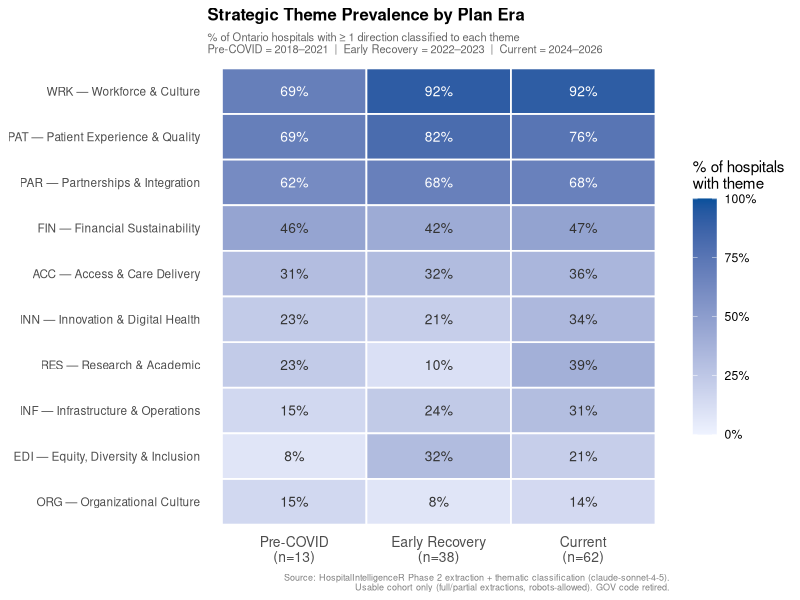
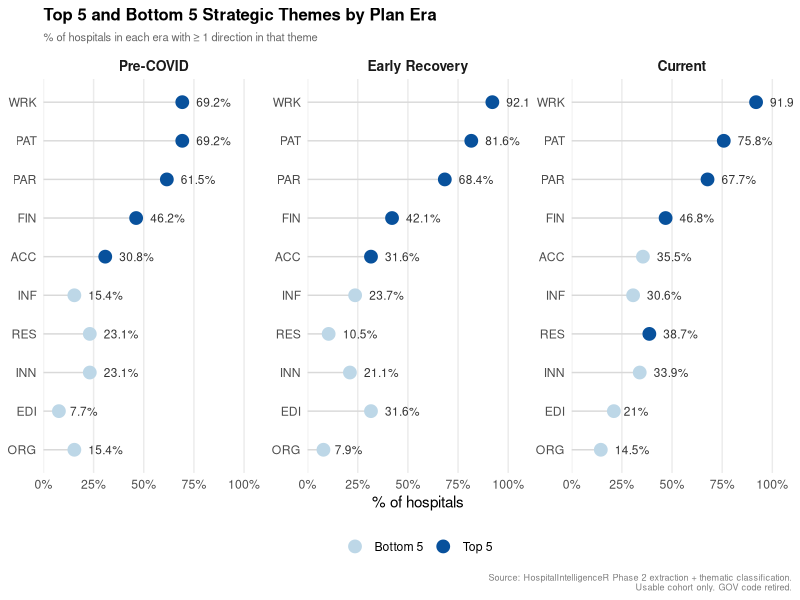

Source code (R) for these figures, in order:
# =============================================================================
# analysis/scripts/03b_theme_trends.R
# HospitalIntelligenceR — Direction 3b: Theme Prevalence by Plan Era
#
# QUESTION:
#   Has the thematic composition of Ontario hospital strategic plans shifted
#   over time? Specifically, do plans written post-COVID differ in their
#   strategic emphasis compared to pre-COVID plans?
#
# APPROACH:
#   - Unit of analysis: hospital (one observation per hospital)
#   - Hospitals grouped into three plan eras based on plan_start_year
#   - Metric: % of hospitals in each era that have at least one direction
#     in each theme (hospital prevalence, not direction count)
#   - Top 5 and bottom 5 themes reported for each era
#   - Same analytical cohort as 01a/01b
#
# ERA DEFINITIONS:
#   Pre-COVID     2018–2021   Plans written before or during acute COVID period
#   Early Recovery 2022–2023  Plans written in immediate post-COVID period
#   Current       2024–2026   Most recently written plans
#
# NOTE ON METRIC CHOICE:
#   Direction count % (used in 01b) measures share of directions within a
#   hospital's plan. Hospital prevalence % (used here) measures how many
#   hospitals chose to include a theme at all — a better measure of whether
#   a theme is becoming more or less common across the sector over time.
#
# OUTPUTS:
#   analysis/outputs/tables/03b_theme_prevalence_by_era.csv
#   analysis/outputs/tables/03b_top5_bottom5_by_era.csv
#   analysis/outputs/figures/03b_theme_prevalence_heatmap.png
#   analysis/outputs/figures/03b_top5_bottom5_facet.png
#
# DEPENDENCIES:
#   Requires 'strategy_classified' in environment (from 00c_build_strategy_classified.R)
#   OR will load analysis/data/strategy_classified.csv directly.
#   Requires 'spine' in environment (from 00_prepare_data.R)
#   OR will load analysis/data/hospital_spine.csv directly.
#
# USAGE:
#   source("analysis/scripts/00_prepare_data.R")
#   source("analysis/scripts/00c_build_strategy_classified.R")
#   source("analysis/scripts/03b_theme_trends.R")
# =============================================================================

suppressPackageStartupMessages({
  library(dplyr)
  library(ggplot2)
  library(readr)
  library(tidyr)
  library(stringr)
  library(forcats)
})


# =============================================================================
# SECTION 1: Load data
# =============================================================================

if (!exists("strategy_classified")) {
  message("'strategy_classified' not found — loading from CSV.")
  strategy_classified <- read_csv(
    "analysis/data/strategy_classified.csv",
    col_types = cols(.default = col_character()),
    show_col_types = FALSE
  )
}

if (!exists("spine")) {
  message("'spine' not found — loading from CSV.")
  spine <- read_csv(
    "analysis/data/hospital_spine.csv",
    col_types = cols(
      .default             = col_character(),
      robots_allowed       = col_logical(),
      has_extraction       = col_logical(),
      has_vision           = col_logical(),
      has_mission          = col_logical(),
      has_values           = col_logical(),
      has_purpose          = col_logical(),
      plan_period_parse_ok = col_logical(),
      n_directions         = col_integer(),
      plan_start_year      = col_integer()
    ),
    show_col_types = FALSE
  )
}


# =============================================================================
# SECTION 2: Define era banding
# =============================================================================

ERA_BANDS <- tribble(
  ~era_label,        ~year_min, ~year_max,
  "Pre-COVID",       2018,      2021,
  "Early Recovery",  2022,      2023,
  "Current",         2024,      2026
)

# Helper: assign era from year
.assign_era <- function(year) {
  case_when(
    year >= 2018 & year <= 2021 ~ "Pre-COVID",
    year >= 2022 & year <= 2023 ~ "Early Recovery",
    year >= 2024 & year <= 2026 ~ "Current",
    TRUE                        ~ NA_character_
  )
}

ERA_LEVELS <- c("Pre-COVID", "Early Recovery", "Current")


# =============================================================================
# SECTION 3: Build hospital-level analytical dataset
#
# One row per hospital. Each theme gets a binary flag: did this hospital
# have at least one direction classified to that theme?
# =============================================================================

# Analytical subset from classifications: usable, robots-allowed, classified
classified_usable <- strategy_classified %>%
  filter(
    robots_allowed       == "TRUE",
    extraction_quality   %in% c("full", "partial"),
    !is.na(primary_theme),
    classification_status == "ok"
  ) %>%
  mutate(plan_start_year = as.integer(plan_start_year))

# Join plan_start_year from spine for hospitals where it may be missing
# in strategy_classified (spine is authoritative for plan metadata)
spine_year <- spine %>%
  select(fac, plan_start_year) %>%
  mutate(plan_start_year = as.integer(plan_start_year))

classified_usable <- classified_usable %>%
  select(-plan_start_year) %>%
  left_join(spine_year, by = "fac")

# Assign era
classified_usable <- classified_usable %>%
  mutate(era = .assign_era(plan_start_year))

# Hospitals with no era assignment (outside window or missing year)
n_no_era <- n_distinct(classified_usable$fac[is.na(classified_usable$era)])
if (n_no_era > 0) {
  cat(sprintf("WARNING: %d hospital(s) have no era assignment — excluded.\n",
              n_no_era))
  classified_usable %>%
    filter(is.na(era)) %>%
    distinct(fac, plan_start_year) %>%
    { cat(paste0("  FAC ", .$fac, " — year: ", .$plan_start_year, "\n")); . } %>%
    invisible()
}

classified_usable <- classified_usable %>% filter(!is.na(era))

# All valid theme codes (GOV retired)
VALID_CODES <- c("WRK", "PAT", "PAR", "FIN", "RES",
                 "ACC", "INN", "INF", "EDI", "ORG")

# Build hospital × theme binary matrix
# For each hospital: 1 if any direction has that primary theme, 0 otherwise
hospital_themes <- classified_usable %>%
  distinct(fac, era, plan_start_year, primary_theme) %>%
  filter(primary_theme %in% VALID_CODES) %>%
  mutate(has_theme = 1L) %>%
  pivot_wider(
    names_from  = primary_theme,
    values_from = has_theme,
    values_fill = 0L
  )

# Ensure all theme columns present even if no hospital has that theme in an era
for (code in VALID_CODES) {
  if (!code %in% names(hospital_themes)) hospital_themes[[code]] <- 0L
}

cat(sprintf("Hospital-era observations: %d hospitals across %d eras\n",
            nrow(hospital_themes), n_distinct(hospital_themes$era)))
cat("Era breakdown:\n")
print(table(hospital_themes$era))
cat("\n")


# =============================================================================
# SECTION 4: Theme prevalence by era
#
# % of hospitals in each era that have >= 1 direction in each theme
# =============================================================================

prevalence <- hospital_themes %>%
  mutate(era = factor(era, levels = ERA_LEVELS)) %>%
  group_by(era) %>%
  summarise(
    n_hospitals = n(),
    across(all_of(VALID_CODES), function(x) round(100 * mean(x), 1)),
    .groups = "drop"
  )

# Long format for plotting and tables
prevalence_long <- prevalence %>%
  pivot_longer(
    cols      = all_of(VALID_CODES),
    names_to  = "theme",
    values_to = "pct_hospitals"
  ) %>%
  mutate(
    theme = factor(theme, levels = VALID_CODES),
    era   = factor(era, levels = ERA_LEVELS)
  )

cat("=== Theme prevalence by era (% of hospitals with >= 1 direction in theme) ===\n")
prevalence_wide <- prevalence_long %>%
  pivot_wider(names_from = era, values_from = pct_hospitals) %>%
  arrange(desc(`Pre-COVID`))
print(as.data.frame(prevalence_wide))
cat("\n")


# =============================================================================
# SECTION 5: Top 5 and bottom 5 themes per era
# =============================================================================

top5_bottom5 <- prevalence_long %>%
  group_by(era) %>%
  arrange(desc(pct_hospitals)) %>%
  mutate(rank_desc = row_number()) %>%
  arrange(pct_hospitals) %>%
  mutate(rank_asc = row_number()) %>%
  ungroup() %>%
  filter(rank_desc <= 5 | rank_asc <= 5) %>%
  mutate(position = case_when(
    rank_desc <= 5 ~ paste0("Top ", rank_desc),
    rank_asc  <= 5 ~ paste0("Bottom ", rank_asc)
  )) %>%
  select(era, position, theme, pct_hospitals) %>%
  arrange(era, desc(pct_hospitals))

cat("=== Top 5 and Bottom 5 themes by era ===\n")
for (e in ERA_LEVELS) {
  cat(sprintf("\n%s (n=%d hospitals):\n",
              e, prevalence$n_hospitals[prevalence$era == e]))
  era_rows <- top5_bottom5 %>% filter(era == e)
  cat("  Top 5:\n")
  era_rows %>%
    filter(str_starts(position, "Top")) %>%
    { cat(paste0("    ", .$position, "  ", .$theme,
                 "  ", .$pct_hospitals, "%\n")); . } %>%
    invisible()
  cat("  Bottom 5:\n")
  era_rows %>%
    filter(str_starts(position, "Bottom")) %>%
    { cat(paste0("    ", .$position, "  ", .$theme,
                 "  ", .$pct_hospitals, "%\n")); . } %>%
    invisible()
}
cat("\n")

# Notable shifts: themes where prevalence changes >= 15 pp across eras
cat("=== Notable shifts (Pre-COVID → Current, >= 15 pp change) ===\n")
shifts <- prevalence_wide %>%
  mutate(
    shift_pp = `Current` - `Pre-COVID`,
    direction = if_else(shift_pp > 0, "UP", "DOWN")
  ) %>%
  filter(abs(shift_pp) >= 15) %>%
  arrange(desc(abs(shift_pp)))

if (nrow(shifts) > 0) {
  for (i in seq_len(nrow(shifts))) {
    cat(sprintf("  %-5s  %s %.0f pp  (Pre-COVID: %.0f%%  →  Current: %.0f%%)\n",
                shifts$theme[i], shifts$direction[i], abs(shifts$shift_pp[i]),
                shifts$`Pre-COVID`[i], shifts$`Current`[i]))
  }
} else {
  cat("  No themes show >= 15 pp shift from Pre-COVID to Current.\n")
  cat("  Largest shifts:\n")
  prevalence_wide %>%
    mutate(shift_pp = abs(`Current` - `Pre-COVID`)) %>%
    arrange(desc(shift_pp)) %>%
    slice_head(n = 3) %>%
    { cat(paste0("    ", .$theme, ": ", round(.$shift_pp, 1), " pp\n")); . } %>%
    invisible()
}
cat("\n")


# =============================================================================
# SECTION 6: Write tables
# =============================================================================

dir.create("analysis/outputs/tables", recursive = TRUE, showWarnings = FALSE)

write_csv(prevalence_wide, "analysis/outputs/tables/03b_theme_prevalence_by_era.csv")
write_csv(top5_bottom5,    "analysis/outputs/tables/03b_top5_bottom5_by_era.csv")

cat("Tables written to analysis/outputs/tables/\n\n")


# =============================================================================
# SECTION 7: Chart 1 — Heatmap: theme prevalence by era
# =============================================================================

dir.create("analysis/outputs/figures", recursive = TRUE, showWarnings = FALSE)

THEME_LABELS <- c(
  WRK = "WRK — Workforce & Culture",
  PAT = "PAT — Patient Experience & Quality",
  PAR = "PAR — Partnerships & Integration",
  FIN = "FIN — Financial Sustainability",
  RES = "RES — Research & Academic",
  ACC = "ACC — Access & Care Delivery",
  INN = "INN — Innovation & Digital Health",
  INF = "INF — Infrastructure & Operations",
  EDI = "EDI — Equity, Diversity & Inclusion",
  ORG = "ORG — Organizational Culture"
)

# Order themes by overall prevalence (avg across eras)
theme_order_overall <- prevalence_long %>%
  group_by(theme) %>%
  summarise(mean_pct = mean(pct_hospitals), .groups = "drop") %>%
  arrange(desc(mean_pct)) %>%
  pull(theme) %>%
  as.character()

# Era labels with n
era_n_labels <- prevalence %>%
  mutate(era_label = sprintf("%s\n(n=%d)", era, n_hospitals)) %>%
  select(era, era_label)

heatmap_data <- prevalence_long %>%
  left_join(era_n_labels, by = "era") %>%
  mutate(
    theme_label = THEME_LABELS[as.character(theme)],
    theme_label = factor(theme_label,
                         levels = rev(THEME_LABELS[theme_order_overall])),
    era_label   = factor(era_label,
                         levels = era_n_labels$era_label[
                           match(ERA_LEVELS, era_n_labels$era)])
  )

p_heatmap <- ggplot(
  heatmap_data,
  aes(x = era_label, y = theme_label, fill = pct_hospitals)
) +
  geom_tile(colour = "white", linewidth = 0.6) +
  geom_text(
    aes(label = sprintf("%.0f%%", pct_hospitals)),
    size   = 3.5,
    colour = ifelse(heatmap_data$pct_hospitals > 55, "white", "grey20")
  ) +
  scale_fill_gradient(
    low    = "#EFF3FF",
    high   = "#08519C",
    name   = "% of hospitals\nwith theme",
    limits = c(0, 100),
    breaks = c(0, 25, 50, 75, 100),
    labels = function(x) paste0(x, "%")
  ) +
  labs(
    title    = "Strategic Theme Prevalence by Plan Era",
    subtitle = paste0(
      "% of Ontario hospitals with \u2265 1 direction classified to each theme\n",
      "Pre-COVID = 2018\u20132021  |  Early Recovery = 2022\u20132023  |  Current = 2024\u20132026"
    ),
    x       = NULL,
    y       = NULL,
    caption = paste0(
      "Source: HospitalIntelligenceR Phase 2 extraction + thematic classification (claude-sonnet-4-5).\n",
      "Usable cohort only (full/partial extractions, robots-allowed). GOV code retired."
    )
  ) +
  theme_minimal(base_size = 11) +
  theme(
    plot.title    = element_text(face = "bold", size = 12),
    plot.subtitle = element_text(colour = "grey40", size = 8),
    plot.caption  = element_text(colour = "grey50", size = 6.5),
    axis.text.x   = element_text(size = 10, hjust = 0.5),
    axis.text.y   = element_text(size = 8.5),
    panel.grid    = element_blank(),
    legend.key.height = unit(1.2, "cm")
  )

ggsave(
  "analysis/outputs/figures/03b_theme_prevalence_heatmap.png",
  plot   = p_heatmap,
  width  = 7,
  height = 6,
  dpi    = 300
)
cat("Figure saved: 03b_theme_prevalence_heatmap.png\n")


# =============================================================================
# SECTION 8: Chart 2 — Top 5 / Bottom 5 per era (faceted dot plot)
# =============================================================================

# Build plot data: top 5 and bottom 5 per era, labelled
plot_tb <- prevalence_long %>%
  group_by(era) %>%
  arrange(desc(pct_hospitals)) %>%
  mutate(rank = row_number()) %>%
  ungroup() %>%
  filter(rank <= 5 | rank > (n_distinct(prevalence_long$theme) - 5)) %>%
  mutate(
    position_group = if_else(rank <= 5, "Top 5", "Bottom 5"),
    theme_label    = THEME_LABELS[as.character(theme)],
    theme_short    = str_extract(theme_label, "^[A-Z]+"),
    era            = factor(era, levels = ERA_LEVELS)
  )

p_dotplot <- ggplot(
  plot_tb,
  aes(x = pct_hospitals, y = fct_reorder(theme_short, pct_hospitals),
      colour = position_group)
) +
  geom_segment(
    aes(x = 0, xend = pct_hospitals,
        y = fct_reorder(theme_short, pct_hospitals),
        yend = fct_reorder(theme_short, pct_hospitals)),
    colour = "grey85", linewidth = 0.5
  ) +
  geom_point(size = 4) +
  geom_text(
    aes(label = paste0(pct_hospitals, "%")),
    hjust = -0.4, size = 3, colour = "grey20"
  ) +
  facet_wrap(~ era, ncol = 3, scales = "free_y") +
  scale_colour_manual(
    values = c("Top 5" = "#08519C", "Bottom 5" = "#BDD7E7"),
    name   = NULL
  ) +
  scale_x_continuous(
    limits = c(0, 110),
    labels = function(x) paste0(x, "%"),
    expand = expansion(mult = c(0, 0))
  ) +
  labs(
    title    = "Top 5 and Bottom 5 Strategic Themes by Plan Era",
    subtitle = "% of hospitals in each era with \u2265 1 direction in that theme",
    x        = "% of hospitals",
    y        = NULL,
    caption  = paste0(
      "Source: HospitalIntelligenceR Phase 2 extraction + thematic classification.\n",
      "Usable cohort only. GOV code retired."
    )
  ) +
  theme_minimal(base_size = 11) +
  theme(
    plot.title    = element_text(face = "bold", size = 12),
    plot.subtitle = element_text(colour = "grey40", size = 8),
    plot.caption  = element_text(colour = "grey50", size = 6.5),
    strip.text    = element_text(face = "bold", size = 10),
    panel.grid.major.y = element_blank(),
    panel.grid.minor   = element_blank(),
    legend.position    = "bottom"
  )

ggsave(
  "analysis/outputs/figures/03b_top5_bottom5_facet.png",
  plot   = p_dotplot,
  width  = 11,
  height = 5,
  dpi    = 300
)
cat("Figure saved: 03b_top5_bottom5_facet.png\n")

cat("\nDone. Review console output and figures before writing 03b narrative.\n")
cat("Key question: do notable shifts hold up given Pre-COVID n is small?\n")
